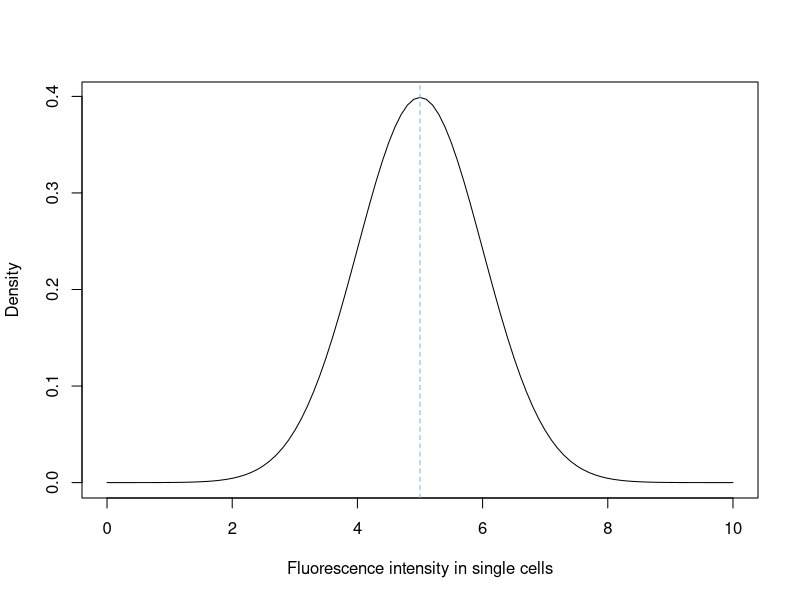
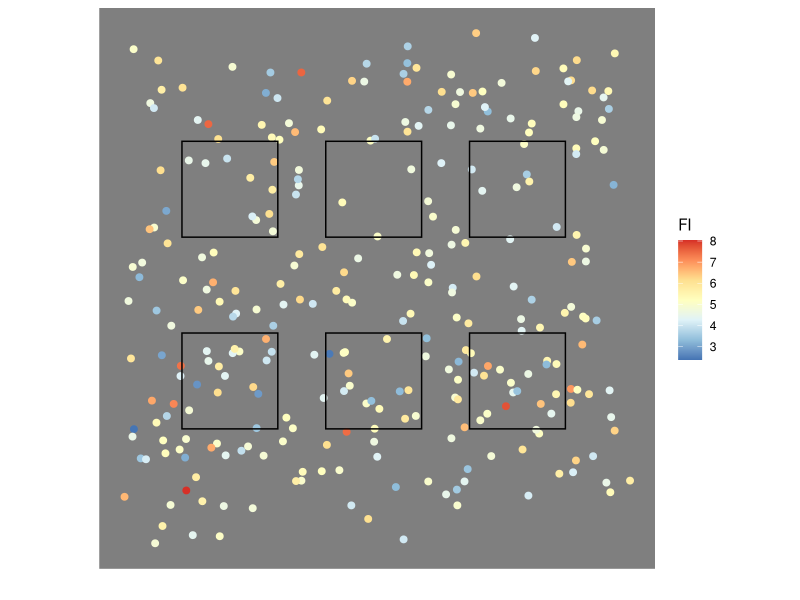

Source code (R) for these figures, in order: (Note: this script raises an error after producing the figures.)
## ---- chunk 1
knitr::opts_chunk$set(echo = FALSE)

## Custom functions


#' Generate sample means from normal distribution
#'
#' @param inSampleSz an integer, sample size.
#' @param inSampleN an integer, number of samples.
#' @param inMn a float, mean of the normal distribution.
#' @param inSD a float, sd of the normal distribution.
#'
#' @return a vector.
#' @export
#'
#' @examples
fGenSamples = function(inSampleSz, inSampleN,
                       inMn, inSD) {
  sapply(1:inSampleN, 
         function(x) 
           mean(rnorm(inSampleSz, inMn, inSD)))
}

fPlotSamples = function(inSampleSz, inSampleN, 
                        inMn, inSD,
                        ...) {
  locV = fGenSamples(inSampleSz, inSampleN, inMn, inSD)
  
  hist(locV, 
       freq = F, 
       xlim = c(3,7), 
       breaks = seq(3, 7, .25),
       main = sprintf("%d FOVs, %d cells per FOV", inSampleN, inSampleSz), 
       xlab = "Mean FI in a FOV",
       ...)
  abline(v = inMn, col = "#de3765", lty = 2, lwd = 2)
}

#' Plot t-distribution with shaded region
#'
#' The x-axis is transformed according to $x' = \frac{x - \bar{x}}{\sigma / \sqrt{n}}$.
#' 
#' @param nSz an integer, sample size.
#' @param nMn a float, mean for x-axis transformation.
#' @param nSD a float, sd for x-axis transformation.
#' @param vertLines a vector with x coordinates of vertical dashed lines.
#' @param vertLinesCol a vector with colours for vertical lines.
#' @param nFrac a float, fraction of the distribution to shade.
#' @param xlim a two-element vector with x-axis limits.
#' @param xn an integer with the number of points on the x-axis.
#' @param inv logical, FALSE => inner region of the distribution is shaded; TRUE => tails of the distribution is shaded; missing => no shading
#' @param ... additioal parameters passed to the `plot` function.
#'
#' @return a plot.
#' @export
#'
#' @examples
fPlotShadedTdist = function(nSz, 
                            nMn, nSD, 
                            vertLines, vertLinesCol, 
                            nFrac, 
                            xlim, 
                            xn = 100, inv, ...) {
  
  x = seq(xlim[1], xlim[2], (xlim[2] - xlim[1])/xn )
  xT = (x - nMn) / (nSD / sqrt(nSz))
  y = dt(xT, df = nSz-1)
  
  plot(x, 
       y,
       type = "l",
       xlim = xlim,
       ...)
  
  if (!missing(inv)) {
    if (inv) {
      xL = qt(nFrac/2, df = nSz-1) * nSD / sqrt(nSz) + nMn
      xR = qt(1 - nFrac/2, df = nSz-1) * nSD / sqrt(nSz) + nMn
      
      polygon(c(min(x), x[x<=xL], max(x[x<=xL])), 
              c(0, y[x<=xL], 0), 
              col="grey80")
      polygon(c(x[x>=xR], max(x), min(x[x>=xR])), 
              c(y[x>=xR], 0, 0), 
              col="grey80")
    } else {
      xL = qt((1-nFrac)/2, df = nSz-1) * nSD / sqrt(nSz) + nMn
      xR = qt((1 + nFrac)/2, df = nSz-1) * nSD / sqrt(nSz) + nMn
      
      polygon(c(min(x[x>=xL]), x[x>=xL & x<=xR], max(x[x<=xR])), 
              c(0,             y[x>=xL & x<=xR], 0), 
              col="grey80")
    }
  }
  
  if (!missing(vertLines) & !(missing(vertLinesCol))) {
    abline(v = vertLines, 
           col = vertLinesCol, 
           lty = 2, lwd = 2)
  }
  
}

## ---- chunk 2
nPopMn = 5.
nPopSD = 1.

{
  plot(function(x) dnorm(x, mean = nPopMn, sd = nPopSD), 0, 10,
       xlab = "Fluorescence intensity in single cells",
       ylab = "Density")
  abline(v = 5, lty = 2, col = ggthemes::hc_pal()(3)[1])
}
## ---- chunk 3
vMeas1Sample = fGenSamples(10, 6, nPopMn, nPopSD)

library(kableExtra)
vMeas1Sample %>%
  kbl(col.names = "Sample mean") %>%
  kable_paper(full_width = F)
## ---- chunk 4
library(ggplot2)

nPopSz = 300
myDF = data.frame(x = runif(nPopSz),
                  y = runif(nPopSz),
                  z = rnorm(nPopSz, nPopMn, nPopSD)) 

vXrect = c(0.1, 0.1, 0.4, 0.4, 0.7, 0.7)
vYrect = c(0.2, 0.6, 0.2, 0.6, 0.2, 0.6)
myRect = data.frame(xmin = vXrect,
                    xmax = vXrect + .2,
                    ymin = vYrect,
                    ymax = vYrect + .2)

ggplot() +
  geom_jitter(data = myDF,
              aes(x = x,
                  y = y,
                  color = z), 
              size = 2, width = 0.05, height = 0.05) +
  geom_rect(data = myRect,
            aes(xmin = xmin,
                xmax = xmax,
                ymin = ymin,
                ymax = ymax),
            color = "black",
            fill = NA) +
  scale_color_distiller("FI", palette = "RdYlBu") +
  coord_fixed(ratio = 1) +
  xlab("") +
  ylab("") +
  theme_dark() +
  theme(axis.ticks = element_blank(),
        axis.text = element_blank(),
        panel.grid.major = element_blank(), 
        panel.grid.minor = element_blank())
## ---- chunk 5
# Histogram of sample mean
shinyAppDir(appDir = "statsBasics-apps/sampleMeanHist",
  options = list(width = "100%", height = 700)
)
## ---- chunk 6
{
  par(mfrow = c(2,1))
  fPlotSamples(5, 100, nPopMn, nPopSD)
  fPlotSamples(50, 10, nPopMn, nPopSD)
}
## ---- chunk 7
x = seq(3, 7, 0.01)

nSz1 = 5
nSampleSD1 = sd(rnorm(nSz1, mean = nPopMn, sd = nPopSD))

xT1 = (x - nPopMn) / (nSampleSD1 / sqrt(nSz1))
y1 = dt(xT1, df = nSz1 - 1)

nSz2 = 50
nSampleSD2 = sd(rnorm(nSz2, mean = nPopMn, sd = nPopSD))

xT2 = (x - nPopMn) / (nSampleSD2 / sqrt(nSz2))
y2 = dt(xT2, df = nSz2 - 1)


{
  plot(x, y1,
       main = "Sampling distribution",
       xlab = "Fluorescence intensity",
       ylab = "Density", 
       type = "l",
       xlim = c(3,7),
       ylim = c(0, 0.4))
  lines(x, 
        y2,
        col = "#de3765")
  legend(3, 0.4,
         legend = c(nSz1, nSz2),
         title = "Sample size",
         col = c("#000000", "#de3765"),
         lty = c(1,1))
}
## ---- chunk 8
{
  plot(xT1, dt(xT1, df = 1),
       main = "Student's t-distribution",
       xlab = "t-value",
       ylab = "Density", 
       type = "l",
       ylim = c(0, 0.4))
  lines(xT1, dt(xT1, df = 4), col = "#de3765")  
  lines(xT1, dt(xT1, df = 9), col = "#7cb5ec")
  lines(xT1, dnorm(xT1), col = "#000000", lty = 2)
  legend(ceiling(min(xT1)), 0.4,
         legend = c(2, 5, 10, "normal"),
         title = "Sample size",
         col = c("#000000", "#de3765", "#7cb5ec", "#000000"),
         lty = c(1,1,1,2))
}
## ---- chunk 9
nSampleMn = 6.5

{
  plot(x, 
       dt(xT1, df = nSz1-1),
       main = sprintf("Sampling distribution, size = %d", nSz1),
       xlab = "Fluorescence intensity",
       ylab = "Density", 
       type = "l")
  abline(v = nPopMn, col = "#de3765", lty = 2, lwd = 2)
  abline(v = nSampleMn, col = "#7cb5ec", lty = 2, lwd = 2)
}
## ---- chunk 10
{
  par(mfrow = c(1,3))
  fPlotShadedTdist(nSz = nSz1, nMn = nPopMn, nSD = nPopSD, 
                   vertLines = c(nPopMn, nSampleMn), 
                   vertLinesCol = c("#de3765", "#7cb5ec"),
                   nFrac = 0.1, xlim = c(2,8), inv = T, 
                   main = "Sampling distribution, shaded 10%",
                   xlab = "Fluorescence intensity",
                   ylab = "Density")  
  fPlotShadedTdist(nSz = nSz1, nMn = nPopMn, nSD = nPopSD, 
                   vertLines = c(nPopMn, nSampleMn), 
                   vertLinesCol = c("#de3765", "#7cb5ec"),
                   nFrac = 0.05, xlim = c(2,8), inv = T, 
                   main = "Sampling distribution, shaded 5%",
                   xlab = "Fluorescence intensity",
                   ylab = "Density")  
  fPlotShadedTdist(nSz = nSz1, nMn = nPopMn, nSD = nPopSD, 
                   vertLines = c(nPopMn, nSampleMn), 
                   vertLinesCol = c("#de3765", "#7cb5ec"),
                   nFrac = 0.01, xlim = c(2,8), inv = T, 
                   main = "Sampling distribution, shaded 1%",
                   xlab = "Fluorescence intensity",
                   ylab = "Density")  
}
## ---- chunk 11
{
  par(mfrow = c(1,3))
  fPlotShadedTdist(nSz = nSz1, nMn = nPopMn, nSD = nPopSD, 
                   vertLines = c(nPopMn, nSampleMn), 
                   vertLinesCol = c("#de3765", "#7cb5ec"),
                   nFrac = 0.1, xlim = c(2,8), inv = T, 
                   main = "Sampling distribution, shaded 10%",
                   xlab = "Fluorescence intensity",
                   ylab = "Density")  
  fPlotShadedTdist(nSz = nSz1, nMn = nPopMn, nSD = nPopSD, 
                   vertLines = c(nPopMn, nSampleMn), 
                   vertLinesCol = c("#de3765", "#7cb5ec"),
                   nFrac = 0.05, xlim = c(2,8), inv = T, 
                   main = "Sampling distribution, shaded 5%",
                   xlab = "Fluorescence intensity",
                   ylab = "Density")  
  fPlotShadedTdist(nSz = nSz1, nMn = nPopMn, nSD = nPopSD, 
                   vertLines = c(nPopMn, nSampleMn), 
                   vertLinesCol = c("#de3765", "#7cb5ec"),
                   nFrac = 0.01, xlim = c(2,8), inv = T, 
                   main = "Sampling distribution, shaded 1%",
                   xlab = "Fluorescence intensity",
                   ylab = "Density")  
}
## ---- chunk 12
{
  par(mfrow = c(1,3))
  fPlotShadedTdist(nSz = nSz1, nMn = nPopMn, nSD = nPopSD, 
                   vertLines = c(nPopMn, nSampleMn), 
                   vertLinesCol = c("#de3765", "#7cb5ec"),
                   nFrac = 0.1, xlim = c(2,8), inv = T, 
                   main = "Sampling distribution, shaded 10%",
                   xlab = "Fluorescence intensity",
                   ylab = "Density")  
  fPlotShadedTdist(nSz = nSz1, nMn = nPopMn, nSD = nPopSD, 
                   vertLines = c(nPopMn, nSampleMn), 
                   vertLinesCol = c("#de3765", "#7cb5ec"),
                   nFrac = 0.05, xlim = c(2,8), inv = T, 
                   main = "Sampling distribution, shaded 5%",
                   xlab = "Fluorescence intensity",
                   ylab = "Density")  
  fPlotShadedTdist(nSz = nSz1, nMn = nPopMn, nSD = nPopSD, 
                   vertLines = c(nPopMn, nSampleMn), 
                   vertLinesCol = c("#de3765", "#7cb5ec"),
                   nFrac = 0.01, xlim = c(2,8), inv = T, 
                   main = "Sampling distribution, shaded 1%",
                   xlab = "Fluorescence intensity",
                   ylab = "Density")  
}
## ---- chunk 13
{
  par(mfrow = c(1,3))
  fPlotShadedTdist(nSz = nSz1, nMn = nPopMn, nSD = nPopSD, 
                   vertLines = c(nPopMn, nSampleMn), 
                   vertLinesCol = c("#de3765", "#7cb5ec"),
                   nFrac = 0.1, xlim = c(2,8), inv = T, 
                   main = "Sampling distribution, shaded 10%",
                   xlab = "Fluorescence intensity",
                   ylab = "Density")  
  fPlotShadedTdist(nSz = nSz1, nMn = nPopMn, nSD = nPopSD, 
                   vertLines = c(nPopMn, nSampleMn), 
                   vertLinesCol = c("#de3765", "#7cb5ec"),
                   nFrac = 0.05, xlim = c(2,8), inv = T, 
                   main = "Sampling distribution, shaded 5%",
                   xlab = "Fluorescence intensity",
                   ylab = "Density")  
  fPlotShadedTdist(nSz = nSz1, nMn = nPopMn, nSD = nPopSD, 
                   vertLines = c(nPopMn, nSampleMn), 
                   vertLinesCol = c("#de3765", "#7cb5ec"),
                   nFrac = 0.01, xlim = c(2,8), inv = T, 
                   main = "Sampling distribution, shaded 1%",
                   xlab = "Fluorescence intensity",
                   ylab = "Density")  
}
## ---- chunk 14
nFrac = 2*(1- pt( (nSampleMn - nPopMn) / (nPopSD / sqrt(nSz1)), 
                  df = nSz1-1))

fPlotShadedTdist(nSz = nSz1, 
                 nMn = nPopMn, nSD = nPopSD, 
                 nFrac = nFrac, 
                 vertLines = c(nPopMn, nSampleMn),
                 vertLinesCol = c("#de3765", "#7cb5ec"),
                 xlim = c(3,7), xn = 1000, inv = T,
                 main = sprintf("Sampling distribution, shaded %.1f%%", 100*nFrac),
                 xlab = "Fluorescence intensity",
                 ylab = "Density")
## ---- chunk 15
fPlotShadedTdist(nSz = nSz1, 
                 nMn = nPopMn, nSD = nPopSD, 
                 nFrac = nFrac, 
                 vertLines = c(nPopMn, nSampleMn),
                 vertLinesCol = c("#de3765", "#7cb5ec"),
                 xlim = c(3,7), xn = 1000, inv = T,
                 main = sprintf("Sampling distribution, shaded %.1f%%", 100*nFrac),
                 xlab = "Fluorescence intensity",
                 ylab = "Density")
## ---- chunk 16
nSample1 = c(4.273791, 5.064480, 3.419903, 3.749903, 5.079963)
nSampleMn1 = mean(nSample1)
nSampleSD1 = sd(nSample1)

nSample1 %>%
  kbl(col.names = "Sample") %>%
  kable_paper(full_width = F)
## ---- chunk 17
cat(sprintf("Sample mean = %f", 
            nSampleMn1))
## ---- chunk 18
cat(sprintf("Sample SD = %f", 
            nSampleSD1))
## ---- chunk 19
{
  plot(x = NULL, y = NULL, xlim = c(3, 6), ylim = c(0, .4), xlab = "Fluorescence intensity")
  abline(v = nSampleMn1, lty = 2, lwd = 2, col = "#7cb5ec")
}
## ---- chunk 20
fPlotShadedTdist(nSz = nSz1, 
                 nMn = nSampleMn1, nSD = nSampleSD1, 
                 vertLines = nSampleMn1, 
                 vertLinesCol = c("#7cb5ec"),
                 xlim = c(3, 6), 
                 xn = 1000,
                 main = "Sampling distribution, size = 5",
                 xlab = "Fluorescence intensity",
                 ylab = "Density")
## ---- chunk 21
fPlotShadedTdist(nSz = nSz1, 
                 nMn = nSampleMn1, nSD = nSampleSD1, 
                 vertLines = nSampleMn1, 
                 vertLinesCol = c("#7cb5ec"),
                 nFrac = .95, 
                 xlim = c(3, 6), 
                 xn = 1000,
                 inv = F,
                 main = sprintf("95%% CI for sample mean=%.2f", nSampleMn1),
                 xlab = "Fluorescence intensity",
                 ylab = "Density")
## ---- chunk 22
# CI in a sample distribution
shinyAppDir(appDir = "statsBasics-apps/multiSample",
  options = list(width = "100%", height = 700)
)
## ---- chunk 23
{
  par(mfrow = c(3,2))
  fPlotShadedTdist(nSz = nSz1, 
                   nMn = 4.2, nSD = 0.71, 
                   vertLines = c(4.2, 5), 
                   vertLinesCol = c("#7cb5ec", "#de3765"),
                   nFrac = .95, 
                   xlim = c(3,7), 
                   xn = 1000,
                   inv = F,
                   xlab = "",
                   ylab = "Density")
  fPlotShadedTdist(nSz = nSz1, 
                   nMn = 3.8, nSD = 1.1, 
                   vertLines = c(3.8, 5), 
                   vertLinesCol = c("#7cb5ec", "#de3765"),
                   nFrac = .95, 
                   xlim = c(3,7), 
                   xn = 1000,
                   inv = F,
                   xlab = "",
                   ylab = "")
  fPlotShadedTdist(nSz = nSz1, 
                   nMn = 5.1, nSD = 0.97, 
                   vertLines = c(5.1, 5), 
                   vertLinesCol = c("#7cb5ec", "#de3765"),
                   nFrac = .95, 
                   xlim = c(3,7), 
                   xn = 1000,
                   inv = F,
                   xlab = "",
                   ylab = "Density")
  fPlotShadedTdist(nSz = nSz1, 
                   nMn = 4.5, nSD = 0.8, 
                   vertLines = c(4.5, 5), 
                   vertLinesCol = c("#7cb5ec", "#de3765"),
                   nFrac = .95, 
                   xlim = c(3,7), 
                   xn = 1000,
                   inv = F,
                   xlab = "",
                   ylab = "")
  fPlotShadedTdist(nSz = nSz1, 
                   nMn = 5.6, nSD = 1.2, 
                   vertLines = c(5.6, 5), 
                   vertLinesCol = c("#7cb5ec", "#de3765"),
                   nFrac = .95, 
                   xlim = c(3,7), 
                   xn = 1000,
                   inv = F,
                   xlab = "Fluorescence intensity",
                   ylab = "Density")
  fPlotShadedTdist(nSz = nSz1, 
                   nMn = 5.3, nSD = 1, 
                   vertLines = c(5.3, 5), 
                   vertLinesCol = c("#7cb5ec", "#de3765"),
                   nFrac = .95, 
                   xlim = c(3,7), 
                   xn = 1000,
                   inv = F,
                   xlab = "Fluorescence intensity",
                   ylab = "")
}
## ---- chunk 24
# Multiple sample drawings
shinyAppDir(appDir = "statsBasics-apps/multiCI",
  options = list(width = "100%", height = 700)
)
## ---- chunk 25
# P-value vs CI
# Two plots to show rejection based on p-value and CI

shinyAppDir(appDir = "statsBasics-apps/pVal_vs_CI",
  options = list(width = "100%", height = 700)
)
## ---- chunk 26
fPlotShadedTdist(nSz = nSz1, nMn = nPopMn, nSD = nSampleSD1, 
                 vertLines = c(nPopMn, nSampleMn), 
                 vertLinesCol = c("#de3765", "#7cb5ec"),
                 nFrac = 0.05, xlim = c(2,8), inv = T, 
                 main = "Sampling distribution, shaded 5%",
                 xlab = "Fluorescence intensity",
                 ylab = "Density")  
